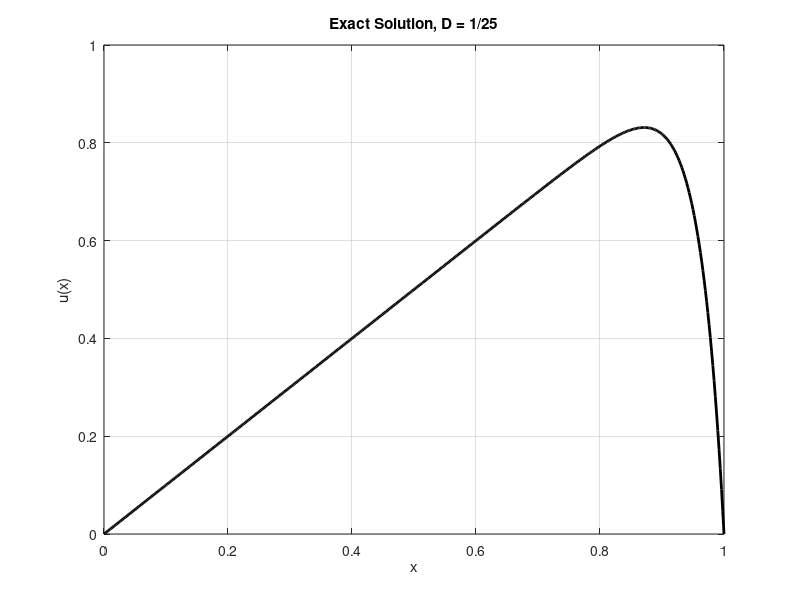

MATLAB code to generate this figure:
% Convection-Diffusion: -Du''+u'=1, u(0)=u(1)=0
% Exact solution: u(x) = x-(exp(x/D)-1)/(exp(1/D)-1)

D=1/25;
n_=[10,20,40]; %mesh sizes
x_=linspace(0,1,500);
u_=x_-(exp(x_/D)-1)/(exp(1/D)-1);%exact solution

figure('visible','on');
plot(x_,u_,'k-','LineWidth',2);
xlabel('x');
ylabel('u(x)');
title('Exact Solution, D = 1/25');
grid on;
